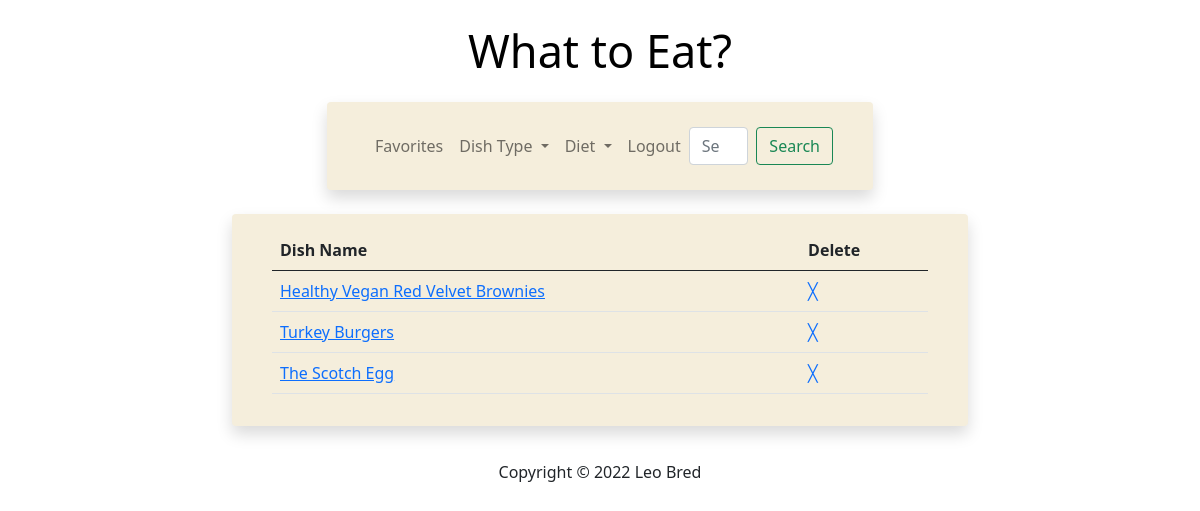
/favorites (signed in), run on an earlier commit of the app's database.
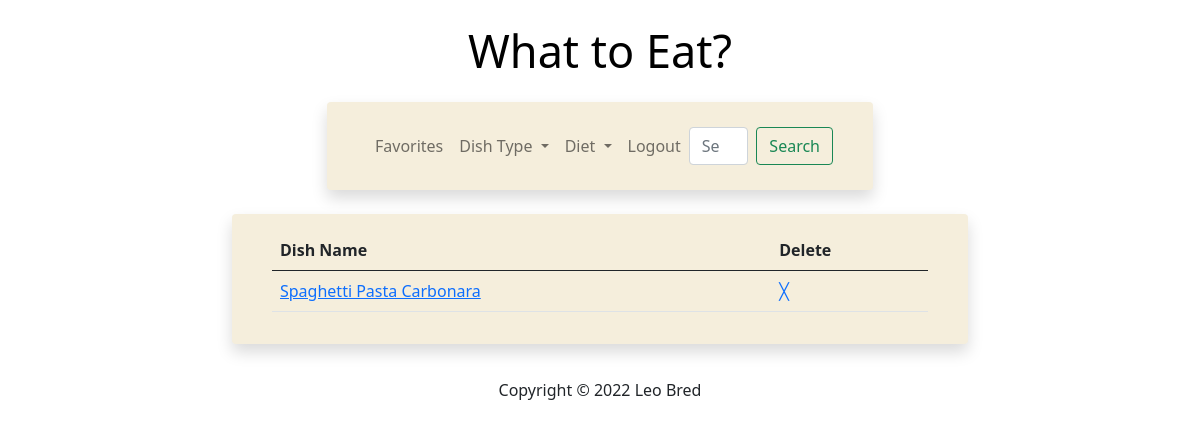
And on a later commit of the database.
### main.py (models this page shows)
class Favorite(db.Model):
    __tablename__ = 'favorites'
    id = db.Column(db.Integer, primary_key=True)
    recipe_id = db.Column(db.Integer, nullable=False)
    recipe_name = db.Column(db.String(200), nullable=False)
    owner_id = db.Column(db.Integer, db.ForeignKey("users.id"))
    owner = relationship("User", back_populates="favorites")

### main.py (the view)
@app.route('/favorites')
@login_required
def favorites():
    if current_user.is_authenticated:
        dishes = Favorite.query.filter_by(owner=current_user).all()
        return render_template("favorites.html", dishes=dishes)

### main.py (called while the page is built)
@login_manager.user_loader
def load_user(user_id):
    return User.query.get(user_id)

@app.before_request
def before_request():
    session.permanent = True
    app.permanent_session_lifetime = timedelta(minutes=15)

### templates/favorites.html (shortened to what this page needs)
{% extends 'base.html' %}
{% block content %}
<div class="container holder">
    <div class="row justify-content-md-center">
        <div class="col-lg-8 col-md-10 col-sm-12">
            <div class="shadow p-3 mb-5 bg-body rounded">
				<div class="container">
					<div class="row justify-content-md-center">
						<div class="col">
							<table class="table">
								{% if dishes %}
									<thead>
										<tr>
											<th scope="col">Dish Name</th>
											<th scope="col">Delete</th>
										</tr>
									</thead>
									<tbody>
									{% for dish in dishes %}
										<tr>
											<td><a href="{{ url_for('get_recipe', recipe_id=dish.recipe_id) }}">{{ dish.recipe_name }}</a></td>
											<td><a href="{{ url_for('delete', recipe_id=dish.id) }}">╳</a></td>
										</tr>
									{% endfor %}
								{% else %}
									<tr>
										<td><h3>Nothing here, go find something delicious!</h3></td>
									</tr>
								{% endif %}
								</tbody>
							</table>
						</div>
					</div>
				</div>
            </div>
        </div>
    </div>
</div>
{% endblock %}

### templates/base.html (shortened to what this page needs)
<!DOCTYPE html>
<html>
<head>
    <link href="https://cdn.jsdelivr.net/npm/bootstrap@5.0.2/dist/css/bootstrap.min.css" rel="stylesheet">
    <link rel="stylesheet" href="{{url_for('static', filename='css/styles.css')}}">
</head>
<body>
    <div class="container main">
        <a class="brand" href="{{ url_for('home') }}"><h1 class="brand">What to Eat?</h1></a>
    </div>
    <div class="container navigation">
        <div class="row justify-content-md-center">
            <div class="col-lg-6 col-md-10 col-sm-12">
                <div class="shadow p-3 mb-5 bg-body rounded">
                    <nav class="navbar navbar-expand-lg navbar-light">
                        <div class="container-fluid ">
                            <div class="collapse navbar-collapse" id="navbarSupportedContent">
                              <ul class="navbar-nav me-auto mb-2 mb-lg-0">
                                {% if not current_user.is_authenticated %}
                                    <li class="nav-item">
                                      <a class="nav-link" href="{{ url_for('login') }}">Login</a>
                                    </li>
                                    <li class="nav-item">
                                      <a class="nav-link" href="{{ url_for('register') }}">Register</a>
                                    </li>
                                {% else %}
                                 <li class="nav-item">
                                  <a class="nav-link" href="{{ url_for('favorites') }}">Favorites</a>
                                 </li>
                                 {% endif %}
                                <li class="nav-item dropdown">
                                  <a class="nav-link dropdown-toggle" href="#" id="navbarDropdown" role="button" data-bs-toggle="dropdown" aria-expanded="false">
                                    Dish Type
                                  </a>
                                </li>
                                  <li class="nav-item dropdown">
                                      <a class="nav-link dropdown-toggle" href="#" id="dietDropdown" role="button" data-bs-toggle="dropdown" aria-expanded="false">
                                        Diet
                                      </a>
                                  </li>
                                {% if current_user.is_authenticated %}
                                  <li class="nav-item">
                                    <a class="nav-link" href="{{ url_for('logout') }}">Logout</a>
                                  </li>
                                 {% endif %}
                              </ul>
                              <form class="d-flex" action="{{ url_for('search_recipe') }}" method="post">
                                <input name="recipe-name" class="form-control me-2" type="search" placeholder="Search" aria-label="Search">
                                <button class="btn btn-outline-success" type="submit">Search</button>
                              </form>
                            </div>
                        </div>
                    </nav>
                </div>
            </div>
        </div>
    </div>
{% block content %}
{% endblock %}
<footer>
    <div class="container footer">
        <p>Copyright &copy; <script>document.write(new Date().getFullYear())</script> Leo Bred</p>
    </div>
</footer>
</body>
</html>

### static/css/styles.css (style rules this page uses)
p { line-height: 2; }
.mb-5 { margin-bottom: 0!important; }
.container.footer { text-align: center; }
.container.holder { margin-bottom: 30px; }
.container.main { text-align: center; margin-top: 2%; margin-bottom: 2%; }
.brand { font-size: 45px; text-decoration: none !important; color: black; }
.container { margin: 3%; }
.bg-body { background-color: #F5EEDC !important; }
.container { margin: auto; }
.container.navigation { margin-bottom: 1.5rem; }

What changed in the data, as far as the page shows it:
removed Favorite: recipe_name "Turkey Burgers"
removed Favorite: recipe_name "The Scotch Egg"
changed Favorite: recipe_name "Healthy Vegan Red Velvet Brownies" → "Spaghetti Pasta Carbonara"
